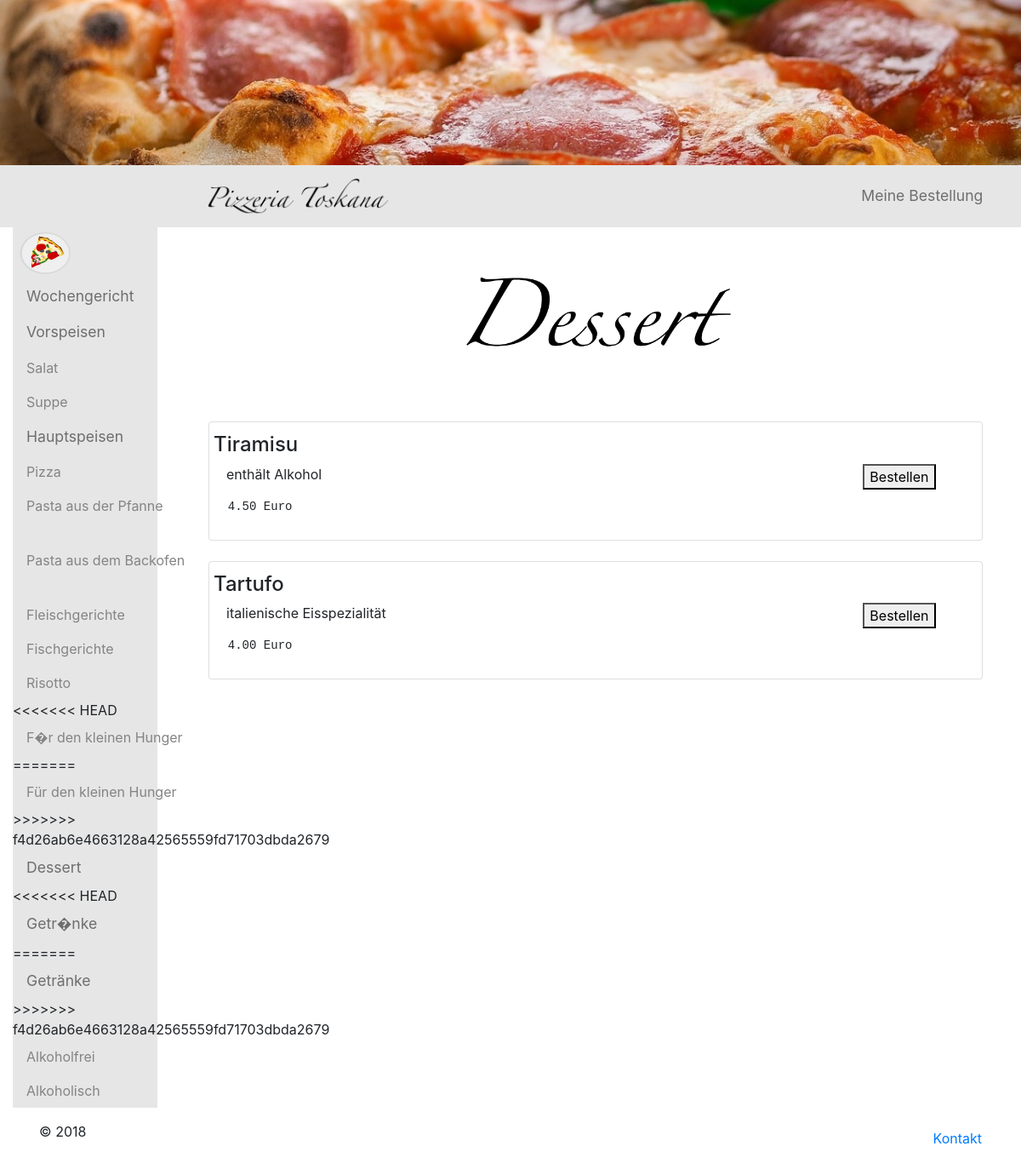
The app's page /nachspeisen.php with its own data.
### tables this page shows
CREATE TABLE `speisen` (
  `id` int(11) NOT NULL,
  `kategorie` enum('suppe','salat','pizza','pastaOfen','pastaPfanne','fisch','fleisch','risotto','kleinerHunger','alkoholisch','alkoholfrei','nachspeisen','wochengerichte') NOT NULL,
  `name` varchar(255) NOT NULL,
  `beschreibung` varchar(255) NOT NULL,
  `preis` decimal(10,2) UNSIGNED NOT NULL,
  `zubereitungszeit` int(11) NOT NULL
);

### anzeigeDerSpeisen.php (the view)
<div class="container">
     <br>
     <ul class="list-group">
        <li class="list-group-item">
        	<div class="row justify-content-start">
        		<h4>  <?=$row['name']?> </h4>
        	</div>
        	<div class="row justify-content-start">
        		<div class="col-10">
        			<p><?=$row['beschreibung']?> </p>
        		</div>
        		<div class="col-2">
        			<form method="post" action="">
        				<button name=<?="bestellenButton".$row['id'] ?>>Bestellen</button>
        			</form>
        		</div>
        	</div>
        	<div class="row justify-content-start">
        		<pre >  <?=$row['preis']?> Euro </pre>
        	</div>
        </li>
     </ul>
</div>

### nachspeisen.php (shortened to what this page needs)
<!DOCTYPE html>
<html lang="de">
	<head>
		<link rel="stylesheet" href="https://maxcdn.bootstrapcdn.com/bootstrap/4.1.3/css/bootstrap.min.css">
		<link href="css/speisen.css" rel="stylesheet">
	</head>
	<body>
		<div class="container-fluid">
			<div class="row">
				<img class="img-fluid" src="Bilder/pizza23.jpg" alt="Pizza Top Page" >
			</div>
			<div class="row">
				<?php
				    include 'navbarHorizontal.php';
                ?>
			</div>
			<div>
				<div class="row">
					<div class="col-2">
				  		<?php
        				    include 'navbarVertikal.php';
                        ?>
					</div>
					<div class="col-10">
						<div class="container">
							<br>
							<div class="row justify-content-center">
							  <img src="Bilder/nachspeisen/nachspeisenText.png" alt="Nachspeisen" style="width:600px;" class="float-center">
							</div>
							<?php
							    $pdo = new PDO('mysql:host=localhost;charset=utf8; dbname=restaurantdb', 'root', '');
                                $sql = "SELECT id, name, kategorie, beschreibung, preis FROM speisen WHERE kategorie = 'nachspeisen'";
                                 foreach ($pdo->query($sql) as $row) :
                                     include 'anzeigeDerSpeisen.php';
        					    endforeach;
        					 ?>
						</div>
					</div>
				</div>
			</div>
			<div class="navbar navbar-inverse navbar-fixed-bottom" role="navigation">
				<?php include 'footer.php'?>
			</div>
		</div>
	</body>
</html>

### css/speisen.css (style rules this page uses)
img { width:100%; height: 100%; }

### records on screen
speisen: name "Tiramisu", beschreibung "enthält Alkohol", preis "4.50"
speisen: name "Tartufo", beschreibung "italienische Eisspezialität", preis "4.00"
